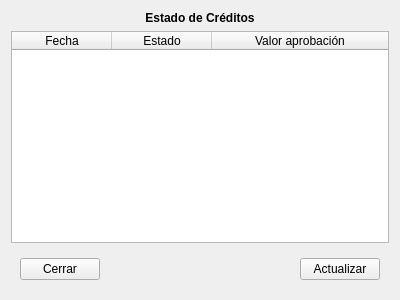
<?xml version="1.0" encoding="UTF-8"?>
<ui version="4.0">
 <class>EstadoCreditos</class>
 <widget class="QWidget" name="EstadoCreditos">
  <property name="geometry">
   <rect>
    <x>0</x>
    <y>0</y>
    <width>400</width>
    <height>300</height>
   </rect>
  </property>
  <property name="windowTitle">
   <string>Form</string>
  </property>
  <layout class="QVBoxLayout" name="verticalLayout">
   <item>
    <widget class="QLabel" name="label">
     <property name="text">
      <string>&lt;html&gt;&lt;head/&gt;&lt;body&gt;&lt;p align=&quot;center&quot;&gt;&lt;span style=&quot; font-weight:600;&quot;&gt;Estado de Créditos&lt;/span&gt;&lt;/p&gt;&lt;/body&gt;&lt;/html&gt;</string>
     </property>
     <property name="margin">
      <number>10</number>
     </property>
    </widget>
   </item>
   <item>
    <widget class="QTableWidget" name="tCreditos">
     <attribute name="horizontalHeaderStretchLastSection">
      <bool>true</bool>
     </attribute>
     <column>
      <property name="text">
       <string>Fecha</string>
      </property>
     </column>
     <column>
      <property name="text">
       <string>Estado</string>
      </property>
     </column>
     <column>
      <property name="text">
       <string>Valor aprobación</string>
      </property>
     </column>
    </widget>
   </item>
   <item>
    <widget class="QWidget" name="widget" native="true">
     <layout class="QHBoxLayout" name="horizontalLayout">
      <item>
       <widget class="QPushButton" name="bCerrar">
        <property name="text">
         <string>Cerrar</string>
        </property>
       </widget>
      </item>
      <item>
       <spacer name="horizontalSpacer">
        <property name="orientation">
         <enum>Qt::Horizontal</enum>
        </property>
        <property name="sizeHint" stdset="0">
         <size>
          <width>40</width>
          <height>20</height>
         </size>
        </property>
       </spacer>
      </item>
      <item>
       <widget class="QPushButton" name="bActualizar">
        <property name="text">
         <string>Actualizar</string>
        </property>
       </widget>
      </item>
     </layout>
    </widget>
   </item>
  </layout>
 </widget>
 <resources/>
 <connections/>
</ui>
